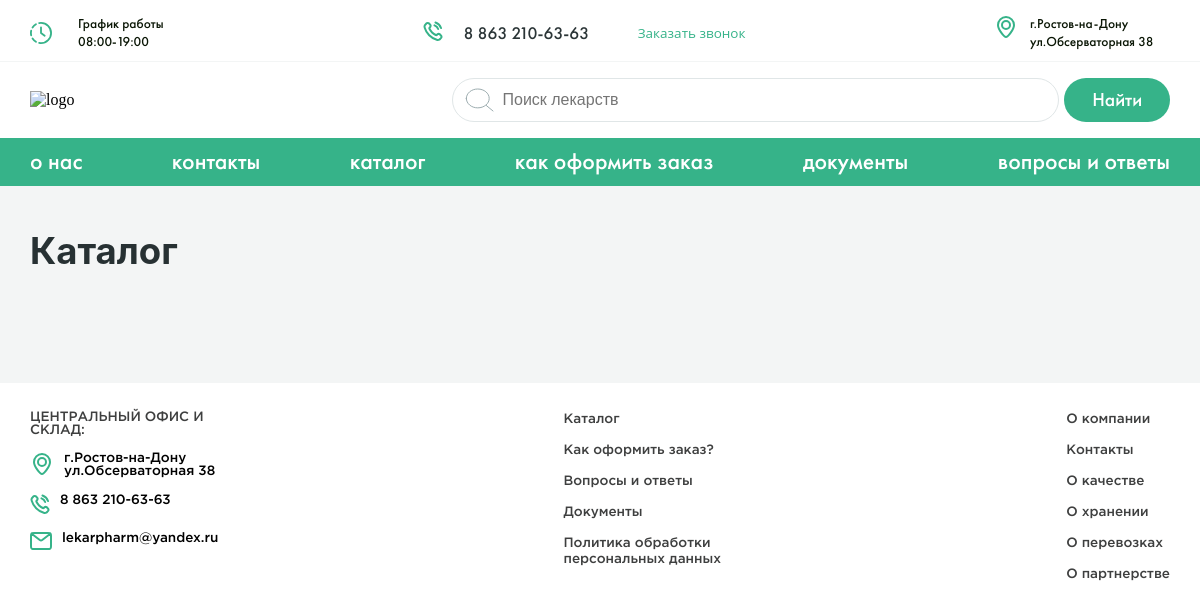
The page /catalog on the database as committed earlier.
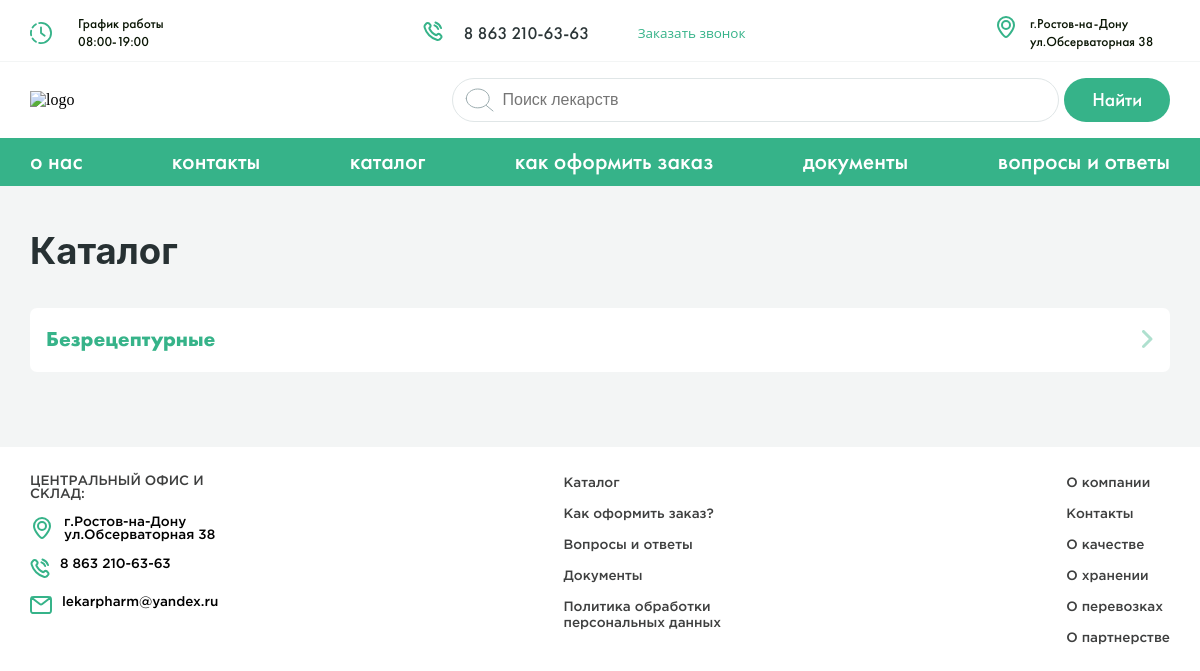
The same page on the database as committed later.
### sitecatalog/models.py (models this page shows, shortened)
class Category(models.Model):
    name = models.CharField(max_length=200, db_index=True) # Название категории
    slug = models.SlugField(max_length=200, db_index=True, unique=True)
    class Meta:
        ordering = ('name',)
        verbose_name = 'Категория'
        verbose_name_plural = 'Категории'
    def get_absolute_url(self):
        return f'/category/{self.slug}/' # Абсолютный URL для категории

### sitecatalog/views.py (the view)
# urls.py: path('catalog', views.catalog, name='catalog'),
def catalog(request):
    categories = Category.objects.all()
    return render(request, 'catalog.html', context={"categories": categories})

### sitecatalog/templates/catalog.html (shortened to what this page needs)
<!DOCTYPE html>
<html lang="en">
<head>
  {% load static %}
  <link rel="stylesheet" href="{% static 'css/styles.css' %}">
    <link rel="stylesheet" href="{% static 'css/catalog.css' %}">
</head>
<body>
    <header class="header">
        <div class="container">
            <div class="header_top">
                <div class="schedule">
                    <img src="{% static 'img/time.svg' %}" alt="time" class="time_icon ">
                    <span class="schedule_info">График работы 08:00-19:00</span>
                </div>
                <div class="phonenumber_request_a_call">
                    <a href="tel:+78632106363">
                        <img src="{% static 'img/phone.svg' %}" alt="phone" class="phone_icon icon">
                    </a>
                    <div class="call_or_request">
                        <a href="tel:+78632106363" class="phonenumber_link">8 863 210-63-63</a>
                        <span class="request_a_call">Заказать звонок</span>
                    </div>
                </div>
                <div class="location">
                    <a href="https://yandex.ru/maps/11029/rostov-oblast/house/observatornaya_ulitsa_38/Z0AYcQVoTUAFQFptfX9xeXVqYQ==/?ll=39.728451%2C47.308995&z=17" target="_blank">
                        <img src="{% static 'img/location.svg' %}" alt="location" class="location_icon icon">
                    </a>
                    <a href="https://yandex.ru/maps/11029/rostov-oblast/house/observatornaya_ulitsa_38/Z0AYcQVoTUAFQFptfX9xeXVqYQ==/?ll=39.728451%2C47.308995&z=17" target="_blank" class="location_link">г.Ростов-на-Дону ул.Обсерваторная 38</a>
                </div>
            </div>
            <div class="separator"></div>
            <div class="header_middle">
                <a href="{% url 'index' %}"><img src="{% static 'img/LOGO1.svg' %}" alt="logo" class="logo"></a>
                <form action="{% url 'general_search' %}" method="get" class="search_form">
                    <div class="search_inp_and_btn">
                        <div class="input_wrapper">
                            <input type="search" name="search" class="search_inp" placeholder="Поиск лекарств" required>
                            <img src="{% static 'img/search_.svg' %}" alt="search" class="search_icon">
                        </div>
                        <input type="submit" value="Найти" class="search_btn">
                    </div>
                </form>
            </div>
        </div>
        <div class="header_bottom">
            <div class="container">
                <nav class="header_bottom_menu_wrapper">
                    <menu class="header_bottom_menu">
                        <li><a href="{% url 'about' %}" class="menu_link">о нас</a></li>
                        <li><a href="{% url 'contact' %}" class="menu_link">контакты</a></li>
                        <li><a href="{% url 'catalog' %}" class="menu_link">каталог</a></li>
                        <li><a href="{% url 'howtoorder' %}" class="menu_link">как оформить заказ</a></li>
                        <li><a href="{% url 'documents' %}" class="menu_link">документы</a></li>
                        <li><a href="{% url 'faq' %}" class="menu_link faq_link">вопросы и ответы</a></li>
                    </menu>
                </nav>
            </div>
        </div>
    </header>
    <main>
        <div class="catalog">
            <div class="container">
                <h1 class="catalog_h1">Каталог</h1>
                {% for category in categories %}
                <a name="{{ category.slug }}" href={{ category.get_absolute_url }} class="catalog_link_wrapper">
                    <span class="catalog_span">{{category.name}}</span>
                    <svg xmlns="http://www.w3.org/2000/svg" viewBox="0 0 320 512" class="angle_right"><path d="M278.6 233.4c12.5 12.5 12.5 32.8 0 45.3l-160 160c-12.5 12.5-32.8 12.5-45.3 0s-12.5-32.8 0-45.3L210.7 256 73.4 118.6c-12.5-12.5-12.5-32.8 0-45.3s32.8-12.5 45.3 0l160 160z"/></svg>
                </a>
                {% endfor %}
            </div>
        </div>
    </main>
<footer>
        <div class="container footer_container">
            <menu>
                <h4>ЦЕНТРАЛЬНЫЙ ОФИС И <br> CКЛАД:</h4>
                <div class="location_footer">
                    <a href="https://yandex.ru/maps/11029/rostov-oblast/house/observatornaya_ulitsa_38/Z0AYcQVoTUAFQFptfX9xeXVqYQ==/?ll=39.728451%2C47.308995&z=17" target="_blank" class="img_link">
                        <img src="{% static 'img/location.svg' %}" alt="location" class="location_icon icon">
                    </a>
                    <a href="https://yandex.ru/maps/11029/rostov-oblast/house/observatornaya_ulitsa_38/Z0AYcQVoTUAFQFptfX9xeXVqYQ==/?ll=39.728451%2C47.308995&z=17" target="_blank">г.Ростов-на-Дону <br> ул.Обсерваторная 38</a>
                </div>
                <div class="phonenumber_footer">
                    <a href="tel:+78632106363" class="img_link">
                        <img src="{% static 'img/phone.svg' %}" alt="phone" class="phone_icon icon">
                    </a>
                    <a href="tel:+78632106363">8 863 210-63-63</a>
                </div>
                <div>
                    <a href="mailto:lekarpharm@yandex.ru" class="img_link">
                        <img src="{% static 'img/mail.svg' %}" alt="mail" class="mail icon">
                    </a>
                    <a href="mailto:lekarpharm@yandex.ru">lekarpharm@yandex.ru</a>
                </div>
            </menu>
            <menu>
                <li><a href="{% url 'catalog' %}">Каталог</a></li>
                <li><a href="{% url 'howtoorder' %}">Как оформить заказ?</a></li>
                <li><a href="{% url 'faq' %}">Вопросы и ответы</a></li>
                <li><a href="{% url 'documents' %}">Документы</a></li>
                <li><a href="{% url 'privacypolicy' %}">Политика обработки <br> персональных данных</a></li>
            </menu>
            <menu>
                <li><a href="{% url 'about' %}">О компании</a></li>
                <li><a href="{% url 'contact' %}">Контакты</a></li>
                <li><a href="{% url 'quality' %}">О качестве</a></li>
                <li><a href="{% url 'keeping' %}">О хранении</a></li>
                <li><a href="{% url 'transport' %}">О перевозках</a></li>
                <li><a href="{% url 'partners' %}">О партнерстве</a></li>
            </menu>
        </div>
    </footer>
</body>
</html>

### static/css/styles.css (style rules this page uses)
* { margin: 0; padding: 0; list-style-type: none; text-decoration: none; box-sizing: border-box; font-size: 100%; color: inherit; border: none; }
.container { max-width: 1324px; padding: 0 30px; margin: 0 auto; }
header { padding: 15px 0 0px 0; }
.header_top { padding: 0 0 10px 0; display: flex; justify-content: space-between; }
.separator { width: calc(100% + 10px); margin-left: -10px; border-bottom: 1px solid #F3F5F5; position: absolute; left: 0; }
.schedule { width: 144px; display: flex; justify-content: space-between; }
.time_icon { width: 22px; }
.schedule_info { width: 96px; font-size: calc(12px + 2 * (100vw / 1600)); font-weight: 500; font-family: 'Futura PT'; color: #0A1605; line-height: 17.95px; }
.phonenumber_request_a_call { width: 323px; display: flex; align-items: center; justify-content: space-between; }
.icon { transition: 0.3s; }
.call_or_request { width: 282px; display: flex; align-items: center; justify-content: space-between; }
.phonenumber_link { font-size: calc(16px + 2 * (100vw / 1600)); font-weight: 400; font-family: 'Futura PT'; color: #2B3537; }
.request_a_call { color: #36B389; font-size: calc(12px + 2 * (100vw / 1600)); font-weight: 400; font-family: "Open Sans", sans-serif; cursor: pointer; }
.location { width: 176px; display: flex; justify-content: space-between; }
.location_link { width: 140px; font-size: calc(12px + 2 * (100vw / 1600)); font-weight: 500; font-family: 'Futura PT'; color: #0A1605; line-height: 17.95px; }
.header_middle { padding: 17px 0 16px 0; display: flex; align-items: center; justify-content: space-between; }
.logo { width: 207px; }
.search_inp_and_btn { max-width: 974px; display: flex; }
.input_wrapper { max-width: 777px; position: relative; display: flex; align-items: center; margin-right: 5px; }
.search_icon { position: absolute; left: 13.3px; }
.search_inp { width: calc(100px + 677 * (100vw / 1600)); height: 44px; outline: none; border-radius: 30px; border: 1px solid #E0E6E7; padding: 0 0 0 50px; }
.search_btn { width: calc(60px + 61 * (100vw / 1600)); height: 44px; font-family: 'Futura PT'; font-size: calc(18px + 2 * (100vw / 1600)); font-weight: 400; color: #fff; background-color: #36B389; border-radius: 30px; cursor: pointer; transition: 0.3s; }
.header_bottom { background-color: #36B389; padding: 8px 0 10px 0; z-index: 3; }
.header_bottom_menu { display: flex; justify-content: space-between; }
.menu_link { font-size: calc(20px + 5 * (100vw / 1600)); font-weight: 500; font-family: 'Futura PT'; color: #fff; transition: 0.2s; }
footer { padding: 28px 0 24px 0; font-family: 'Gotham'; }
.footer_container { display: flex; justify-content: space-between; flex-wrap: wrap; }
.footer_container menu:nth-child(1) div { display: flex; margin-bottom: 15px; }
.footer_container menu div:last-child { margin-bottom: 0; }
.img_link { margin-right: 10px; }
.footer_container menu:nth-child(1) div a { font-size: calc(12px + 2 * (100vw / 1600)); font-weight: 500; }
.footer_container menu h4 { font-size: calc(12px + 2 * (100vw / 1600)); font-weight: 500; color: #3E3F3F; margin-bottom: 15px; }
.footer_container menu li { margin-bottom: 15px; }
.footer_container menu li:last-child { margin-bottom: 0; }
.footer_container menu li a { font-size: calc(12px + 2 * (100vw / 1600)); font-weight: 500; color: #3E3F3F; line-height: 13.13px; }

### static/css/catalog.css (style rules this page uses)
main { background-color: #F3F5F5; }
.catalog { padding: calc(24.5px + 24.5 * (100vw / 1600)) 0 calc(42.75px + 42.75 * (100vw / 1600)) 0; }
.catalog_h1 { font-size: calc(29px + 10 * (100vw / 1600)); font-weight: 700; font-family: "Inter", sans-serif; color:#273133; margin-bottom: 35px; }
.catalog_link_wrapper { background-color: #fff; display: flex; justify-content: space-between; margin-bottom: 29.5px; color: #36B389; fill: #AFE0CF; padding: 16.5px 16px 17.5px 16px; border-radius: 7px; transition: 0.3s; cursor: pointer; }
.catalog_link_wrapper:last-child { margin-bottom: 0; }
.catalog_span { font-size: calc(18px + 4 * (100vw / 1600)); font-family: 'Futura PT'; font-weight: 700; line-height: 30px; }
.angle_right { width: 15px; height: 30px; }

Rows that differ between the two databases and show on the page:
added Category: name "Безрецептурные"
